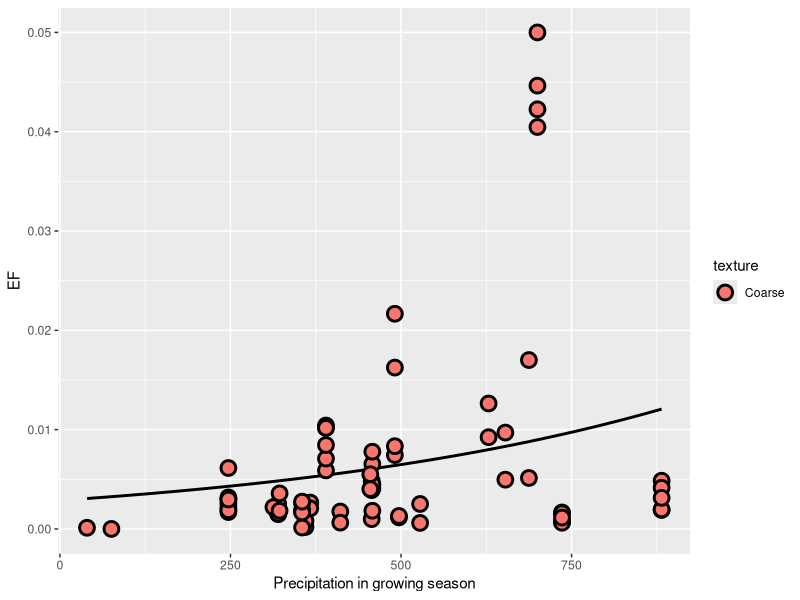
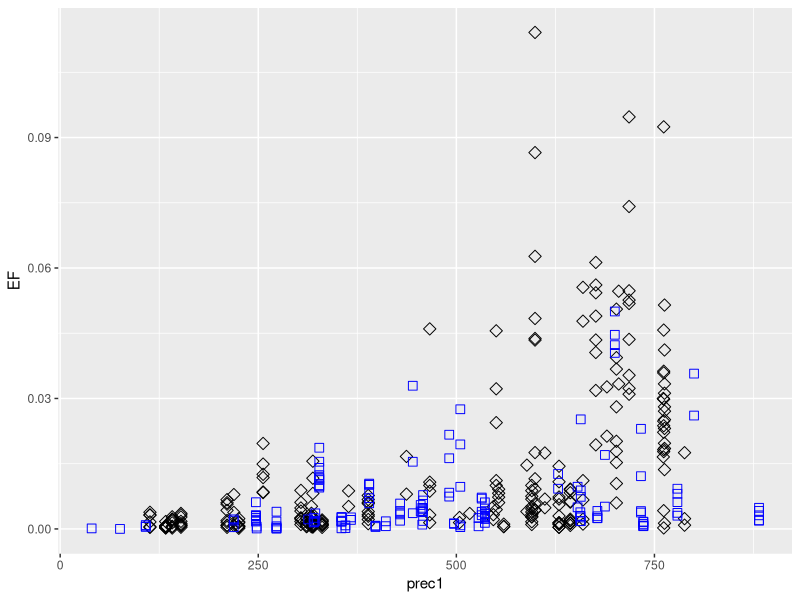

The R script that drew these images, in order:
## ---- chunk 1
library(tidyverse)
library(ggplot2)
## ---- chunk 2
US_data <- read.csv("Input/US_N2OEF.csv")
CA_data <- read.csv("Input/Rochette_2018_SAS input2.csv")

US_data <- US_data %>%
  filter (Crop.type == "Annual") %>%
  filter (Application.amount > 0) %>%
  filter (EF > 0) %>%
  filter (Precipitation > 0)

#Convert soil texture to three texture system
US_data <- US_data %>%
  mutate(texture =
  case_when(tolower(Soil.type) %in% c("clay", "silty clay", "silty clay loam", "clay loam", "sandy clay") ~ "Fine",
            tolower(Soil.type) %in% c("loam soil", "loam", "silt loam", "silt") ~ "Medium",
            TRUE ~ "Coarse")
  )


CA_data <- CA_data %>%
  filter (EF > 0) %>%
  mutate (EF = EF /100) %>%
  mutate (Precipitation = prec1)

## ---- chunk 3
# Define the exponential function
exponential_func <- function(x, a, b) {
  return(a*exp(a * x) + b)
}

US_test <- US_data %>%
  filter(Precipitation < 1000)


#medium only or coarse
US_medium <- US_data %>% 
  filter(texture == "Medium")

US_coarse <- US_data %>% 
  filter(texture == "Coarse")


non.fit <- function (data, a, b) {
  fit <- nls(EF ~ exponential_func(Precipitation, a, b), 
           data = data, 
           start = list(a = a, b = b))
  residuals <- residuals(fit)
  SS_RES <- sum(residuals^2)
  SS_TOT <- sum((data$EF - mean(data$EF))^2)
  r_squared <- 1 - (SS_RES / SS_TOT)
  return(r_squared)
}


R2_medium <- non.fit(US_medium, 0.005, 0.1 )





Rsquare <- function(data) {
  x <- data$Precipitation
  y <- data$EF
  ybar <- mean(y)
  #obtain yhat
  yhat <- exp(0.00558*x - 7.701)
  SS_RES <- sum((y-yhat)^2)
  SS_TOT <- sum((y-ybar)^2)
  r_squared <- (1 - (SS_RES / SS_TOT))
  return(r_squared)
 }

Rsquare(CA_data)
Rsquare(US_test)


ggplot(US_coarse, aes(x = Precipitation, y = EF, colour=texture)) +
    xlab("Precipitation in growing season") +
    ylab("EF") +
    stat_smooth(color = 1, method = 'nls', formula = 'y~exp(a*x+b)',
                method.args = list(start=c(a=0.01, b=0)), se=FALSE) +
    geom_point(size=4, pch=21,color = "black", stroke=1.5, aes(fill=texture))

ggplot(CA_data, aes(x = prec1, y = EF)) +
  geom_point(size = 3, pch = 23, color ="black") +
  geom_point(data = US_test,aes(x = Precipitation, y = EF), color = "blue", pch = 22, size = 3)
